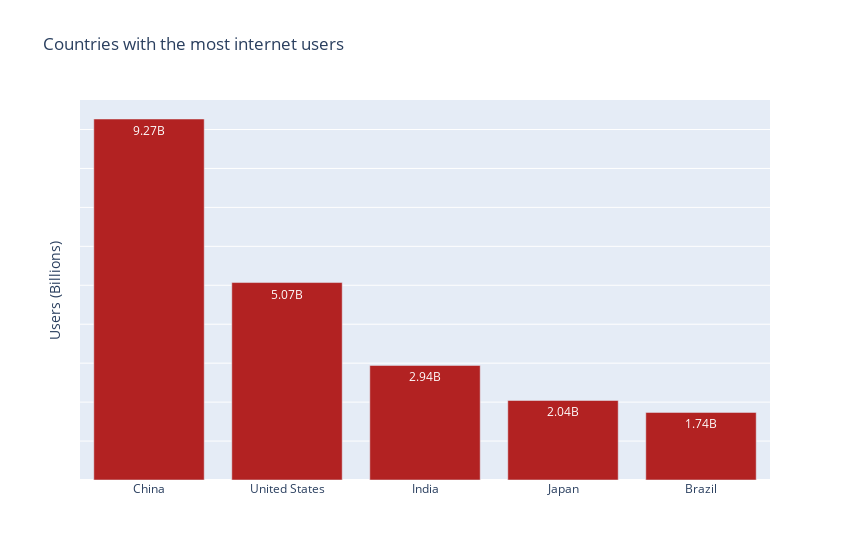

This figure's notebook cell:
### Markdown cell above
#### 5. What are the 5 countries with the most internet users?

### Code cell
# Filtering out continent and non countries
no_code = all_table[~((all_table['code'].isnull()) | (all_table['entity'] == 'World'))]
# Group by entity and sort in descending order
top5_CountriesMostUsers = no_code.groupby('entity', as_index=False)['users'].sum().sort_values('users', ascending=False).reset_index(drop=True)[:5]
# Print result
print("The 5 countries with most internet users are; {}".format(list(top5_CountriesMostUsers['entity'])))
print(top5_CountriesMostUsers)

# Plotting visual
fig = go.Figure()
fig.add_trace(go.Bar(x=top5_CountriesMostUsers.entity, y=top5_CountriesMostUsers.users, text=top5_CountriesMostUsers.users/1000000000, 
                     texttemplate="%{text:.3}B", marker=dict(color='firebrick')))
fig.update_layout(title='Countries with the most internet users', width=850,
                  yaxis_title = 'Users (Billions)')
fig.update_yaxes(showticklabels=False)

### Figure 1 — Plotly figure (JSON) as saved in the notebook; plotly's stock layout.template omitted (floating-point values rounded to 4 significant figures)
{"data": [{"marker": {"color": "firebrick"}, "text": [9.27, 5.07, 2.942, 2.042, 1.736], "texttemplate": "%{text:.3}B", "type": "bar", "x": ["China", "United States", "India", "Japan", "Brazil"], "y": [9269901489, 5070162389, 2942444199, 2041996793, 1735974590]}], "layout": {"title": {"text": "Countries with the most internet users"}, "width": 850, "yaxis": {"showticklabels": false, "title": {"text": "Users (Billions)"}}}}
